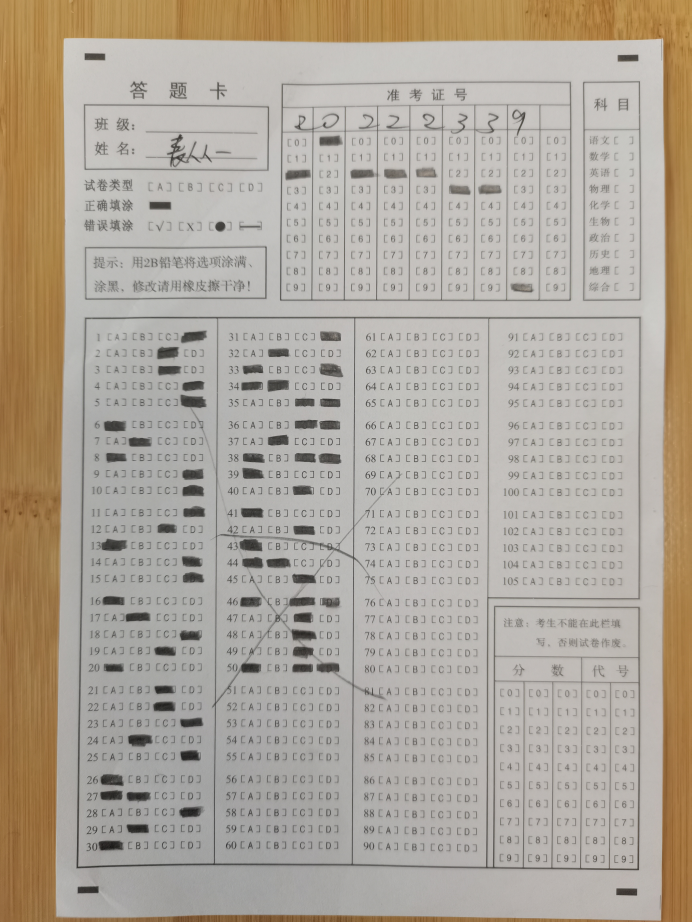
#> input picture test.jpg, 3456 x 4608 px (shown at 1/5 size)
$ python cut.py
#> lines starting #> are read from the running program, lines starting #| are printed output that depends on the picture; after the words box and inside, x2 and y2 are one past the last pixel; in counts of white or black regions, pixels touching at a corner belong together
import cv2
import numpy as np
img=cv2.imread('test.jpg')
#> img is the input picture: shape (4608, 3456, 3); mean B, G, R 154.5, 166.4, 175.1
img=cv2.pyrDown(img)
#> img: shape (2304, 1728, 3)
img=cv2.pyrDown(img)
#> img: shape (1152, 864, 3)
img_gray=cv2.cvtColor(img,cv2.COLOR_BGR2GRAY)
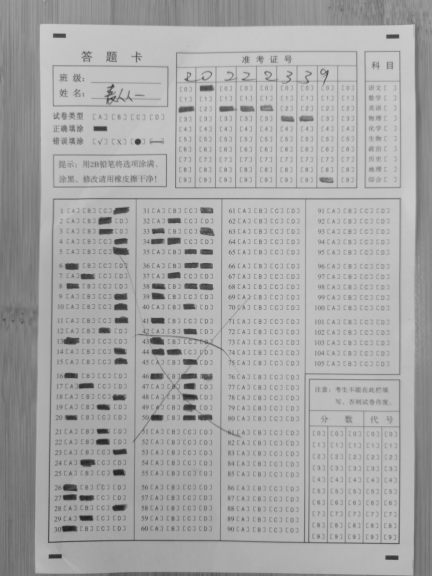
#> img_gray: shape (1152, 864) (shown at 1/2 size); min 26, max 205, mean 167.7
img_binary=img_thre=cv2.adaptiveThreshold(img_gray,100,cv2.ADAPTIVE_THRESH_MEAN_C,cv2.THRESH_BINARY,31,30)
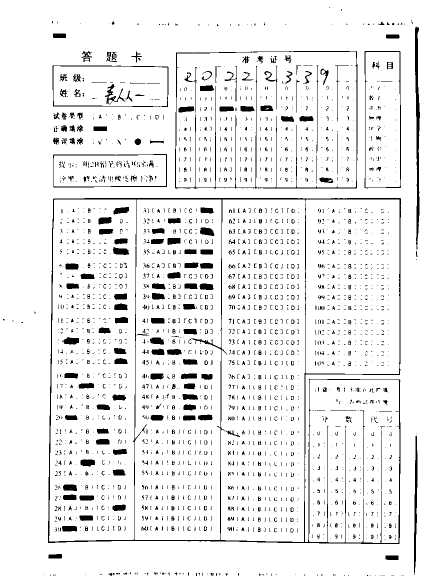
#> img_binary: shape (1152, 864) (shown at 1/2 size); values 0 (black) and 100 (white), 92.7% white; 2656 black regions (2065 under 20 px), largest, box (x1, y1, x2, y2) and area: (96, 396, 802, 1088) 12058, (350, 102, 715, 377) 3499, (830, 53, 840, 499) 2302

kernel=np.ones((3,3),np.uint8)
#img_open=cv2.morphologyEx(img_binary,cv2.MORPH_OPEN,kernel)
img_open=(cv2.dilate(img_binary,kernel,iterations=3))
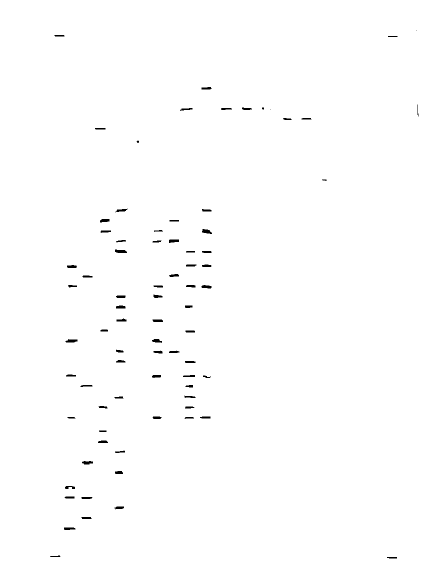
#> img_open: shape (1152, 864) (shown at 1/2 size); values 0 (black) and 100 (white), 99.4% white; 79 black regions (5 under 20 px), largest, box (x1, y1, x2, y2) and area: (230, 499, 254, 506) 132, (404, 458, 424, 468) 127, (131, 678, 155, 685) 122
img_open=(cv2.erode(img_open,kernel,iterations=3))
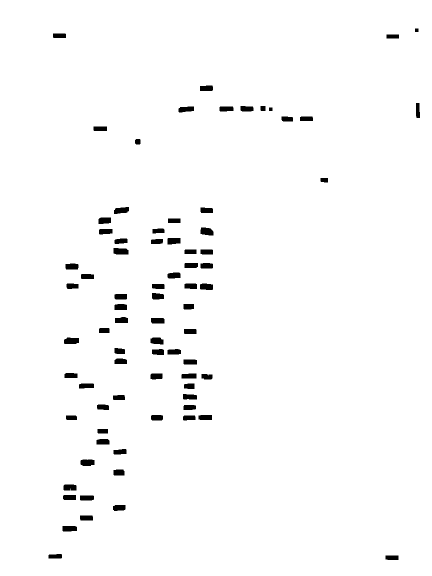
#> img_open: shape (1152, 864) (shown at 1/2 size); values 0 (black) and 100 (white), 98% white; 79 black regions

contours,hierarchy=cv2.findContours(img_open,cv2.RETR_TREE,cv2.CHAIN_APPROX_NONE)
#> contours = 80 contours; largest, box (x1, y1, x2, y2) and area: (0, 0, 864, 1152) 993313, (226, 495, 258, 510) 393, (127, 674, 159, 689) 382, (400, 454, 428, 472) 379, (160, 918, 190, 933) 368

#img_open=cv2.bitwise_not(img_open)

xx=[]
yy=[]
for cnt in contours:
    x,y,w,h=cv2.boundingRect(cnt)
    cv2.rectangle(img_open,(x,y),(x+w,y+h),(0,0,255),1)
    xx.insert(-1,x)
    yy.insert(-1,y)
#> this loop made 80 passes
#> (x, y, w, h) on passes 1 to 12: (0, 0, 864, 1152), (770, 1110, 28, 11), (96, 1107, 29, 11), (124, 1051, 31, 13), (159, 1030, 28, 12), (225, 1009, 27, 14), (159, 990, 30, 12), (125, 989, 28, 12), (126, 968, 28, 14), (226, 938, 24, 14), (160, 918, 30, 15), (226, 897, 28, 13)
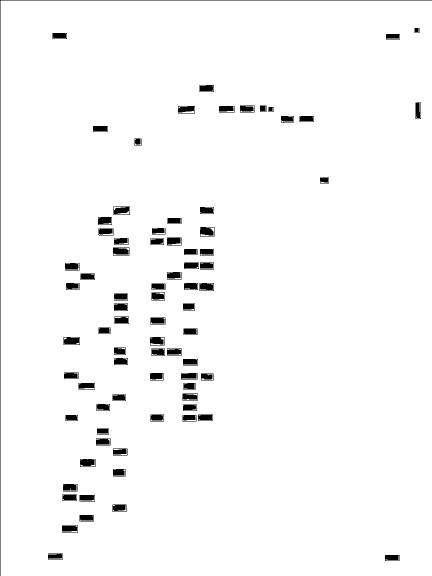
#> img_open: shape (1152, 864) (shown at 1/2 size); values 0 (black) and 100 (white), 97.2% white; 80 black regions, largest, box (x1, y1, x2, y2) and area: (0, 0, 864, 1152) 2015, (226, 495, 259, 511) 448, (127, 674, 160, 690) 438
#> after the loop, xx = 80 values, max 831 at index 74, min 0 at index 79, mean 312.2; yy = 80 values, max 1110 at index 0, min 0 at index 79, mean 593.7


leftup=[1000000000000000000000,-1]
for i in range(0,len(xx)):
    leftup2 = [(xx[i]) ** 2+(yy[i] )**2,(xx[i],yy[i])]
    if leftup2[0]<leftup[0]:
        leftup=leftup2
#> this loop made 80 passes
#> leftup on passes 1 to 12: [1825000, (770, 1110)], [1234665, (96, 1107)], [1119977, (124, 1051)], [1086181, (159, 1030)], [1068706, (225, 1009)], [1005381, (159, 990)], [993746, (125, 989)], [952900, (126, 968)], [930920, (226, 938)], [868324, (160, 918)], [855685, (226, 897)], [805993, (192, 877)]
#> leftup2 on passes 14, 16, 17, 18, 21, 22: [822125, (365, 830)], [844057, (396, 829)], [777842, (301, 829)], [788437, (366, 809)], [752594, (365, 787)], [721445, (367, 766)]


rightdown=[0,-1]
for i in range(0,len(xx)):
    rightdown2 = [(xx[i]) ** 2+(yy[i] )**2,(xx[i],yy[i])]
    if rightdown2[0]>rightdown[0]:
        rightdown=rightdown2
#> this loop made 80 passes


x1,y1=list(leftup[1])
#> x1 = 0; y1 = 0

x2,y2=list(rightdown[1])
#> x2 = 770; y2 = 1110

img_open=img_open[x1:x2,y1:y2]
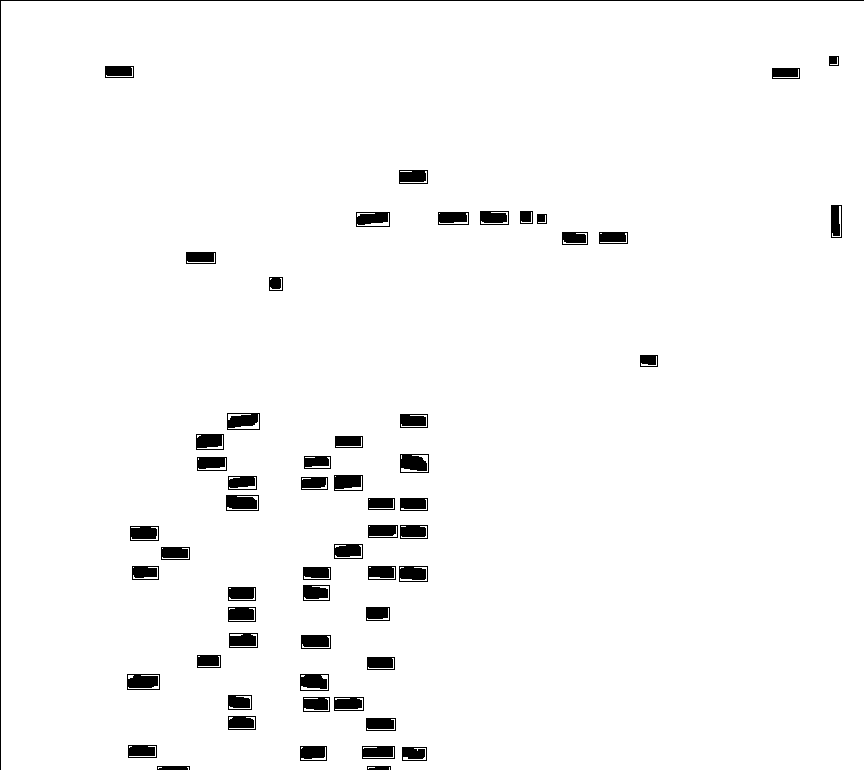
#> img_open: shape (770, 864); values 0 (black) and 100 (white), 97% white; 59 black regions, largest, box (x1, y1, x2, y2) and area: (0, 0, 864, 770) 1633, (226, 495, 259, 511) 448, (127, 674, 160, 690) 438

cv2.imshow('img1',img_open)
cv2.waitKey(0)
